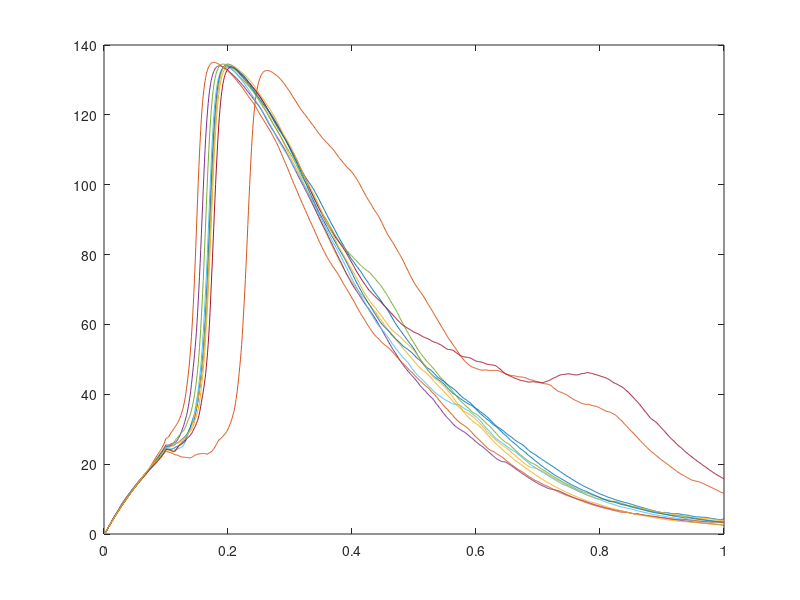

Source code (MATLAB):
% Rubinstein model of Ranvier Node's action potentials as in
% Rubinstein JT (1995) Biophys J 68: 779-785.
% Mino H, Rubinstein JT, White JA (2002) Ann Biomed Eng 30: 578-587.
% Bruce IC (2007) Ann Biomed Eng 35: 315-318;

% Voltage is shifted so that resting voltage = 0 mV (the reversal of the leak)

% This script simulates 1000 sweeps per stimulus and calculates
% firing efficiency, mean firing time and firing time variance
% 100 (nsim) simultaneous sweeps, 10 times
% Lines 44, 60, 61, 112 and 113 are intended to make a voltage trace
% It is advisable to reduce nsim before uncommenting them
%
% Coupled activation particles, 8-state Na channel
% Diffusion Approximation with steady state values of variables in the random term

nsim=10;
gNa=0.02569*265; %mS/cm2
ENa=144; %mV
Cm=0.0000714*265; Rm=1953.49/265;
NNa=1000;
Tstop=1; dt=0.001; %ms
points = round(Tstop/dt);
Idel=0; Idur=0.1; %ms, ms
threshold=80;
NaNs=0;

Iamp=6;
tic()

p=1;
% Uncomment this only with a small nsim
vrec = zeros(points,nsim);

v = 0*ones(1,nsim);
am=1.872*(v-25.41)./(1-exp((25.41-v)/6.06));
bm=3.973*(21-v)./(1-exp((v-21)/9.41));
ah=-0.549*(27.74+v)./(1-exp((v+27.74)/9.06));
bh=(22.57)./(1+exp((56-v)/12.5));
M=am./bm;
H=ah./bh;
statesum=(1+H).*(1+M).^3;
s=[ones(1,nsim);3*M;3*M.^2;M.^3;H;3*M.*H;3*M.^(2).*H;M.^(3).*H]./(ones(8,1)*statesum);

firetime=zeros(1,nsim);
firing=zeros(1,nsim);

for t = dt:dt:Tstop
    vrec(p,:) = v;  %uncomment with small nsim
    p=p+1;
    if any(~firing&v>=threshold)
        ind=find(v>=threshold&~firing);
        firetime(ind)=t;
        firing(ind)=1;
    end
    
    am=1.872*(v-25.41)./(1-exp((25.41-v)/6.06));
    bm=3.973*(21-v)./(1-exp((v-21)/9.41));
    ah=-0.549*(27.74+v)./(1-exp((v+27.74)/9.06));
    bh=(22.57)./(1+exp((56-v)/12.5));
    
    Iapp=Iamp*(t>Idel&t<(Idel+Idur));
    Imemb=-Iapp+gNa.*s(8,:).*(v-ENa)+v/Rm;
    
    % deterministic transition matrix
    transition=[3*am.*s(1,:)-(2*am+bm+ah).*s(2,:)+2*bm.*s(3,:)+bh.*s(6,:);
        2*am.*s(2,:)-(2*bm+am+ah).*s(3,:)+3*bm.*s(4,:)+bh.*s(7,:);
        am.*s(3,:)-(3*bm+ah).*s(4,:)+bh.*s(8,:);
        -(3*am+bh).*s(5,:)+bm.*s(6,:)+ah.*s(1,:);
        3*am.*s(5,:)-(2*am+bm+bh).*s(6,:)+2*bm.*s(7,:)+ah.*s(2,:);
        2*am.*s(6,:)-(2*bm+am+bh).*s(7,:)+3*bm.*s(8,:)+ah.*s(3,:);
        am.*s(7,:)-(3*bm+bh).*s(8,:)+ah.*s(4,:)];
    
    s(s<0)=-s(s<0);
    
    for ii = 1:nsim  %because this algorithm needs a matrix operation (line 90) it has to be done iterating over independent simulations
        ami=am(ii);bmi=bm(ii);ahi=ah(ii);bhi=bh(ii);
        Dmtx=[3*ami.*s(1,ii)+(2*ami+bmi+ahi).*s(2,ii)+2*bmi.*s(3,ii)+bhi.*s(6,ii),-2*(ami.*s(2,ii)+bmi.*s(3,ii)),0,0,-(ahi.*s(2,ii)+bhi.*s(6,ii)),0,0;
            -2*(ami.*s(2,ii)+bmi.*s(3,ii)),2*ami.*s(2,ii)+(ami+2*bmi+ahi).*s(3,ii)+3*bmi.*s(4,ii)+bhi.*s(7,ii),-(ami.*s(3,ii)+3*bmi.*s(4,ii)),0,0,-(ahi.*s(3,ii)+bhi.*s(7,ii)),0;
            0,-(ami.*s(3,ii)+3*bmi.*s(4,ii)),ami.*s(3,ii)+(3*bmi+ahi).*s(4,ii)+bhi.*s(8,ii),0,0,0,-(ahi*s(4,ii)+bhi.*s(8,ii));
            0,0,0,ahi.*s(1,ii)+(3*ami+bhi).*s(5,ii)+bmi.*s(6,ii),-(3*ami.*s(5,ii)+bmi.*s(6,ii)),0,0;
            -(ahi.*s(2,ii)+bhi.*s(6,ii)),0,0,-(3*ami.*s(5,ii)+bmi.*s(6,ii)),ahi.*s(2,ii)+3*ami.*s(5,ii)+(2*ami+bmi+bhi).*s(6,ii)+2*bmi.*s(7,ii),-2*(ami.*s(6,ii)+bmi.*s(7,ii)),0;
            0,-(ahi.*s(3,ii)+bhi.*s(7,ii)),0,0,-2*(ami.*s(6,ii)+bmi.*s(7,ii)),ahi.*s(3,ii)+2*ami.*s(6,ii)+(ami+2*bmi+bhi).*s(7,ii)+3*bmi.*s(8,ii),-(ami.*s(7,ii)+3*bmi.*s(8,ii));
            0,0,-(ahi*s(4,ii)+bhi.*s(8,ii)),0,0,-(ami.*s(7,ii)+3*bmi.*s(8,ii)),ahi.*s(4,ii)+ami.*s(7,ii)+(3*bmi+bhi).*s(8,ii)]/NNa;
        
        Rvec(:,ii)=sqrtm(dt*Dmtx)*randn(7,1);
    end
    
    s(2:8,:)=s(2:8,:)+dt*transition+Rvec;
    s(1,:)=ones(1,nsim)-sum(s(2:8,:),1);
    
    v=v-dt*Imemb/Cm;
end

clf %uncomment with small nsim
plot(dt:dt:Tstop,vrec)


realt=toc();
fprintf('time = %g\n',realt)

